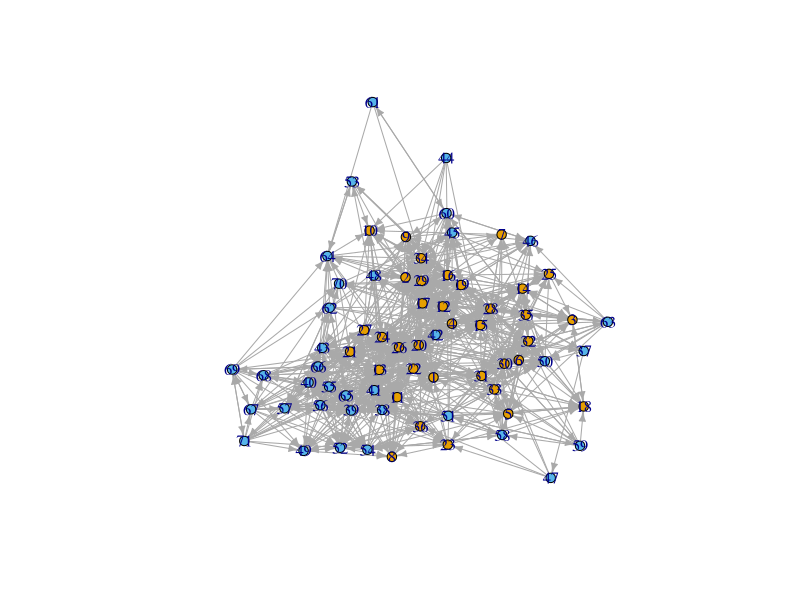
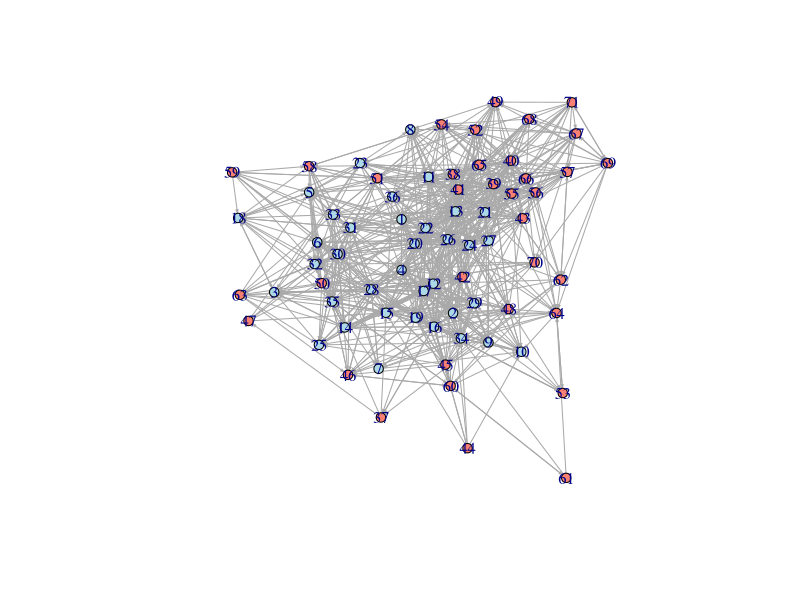
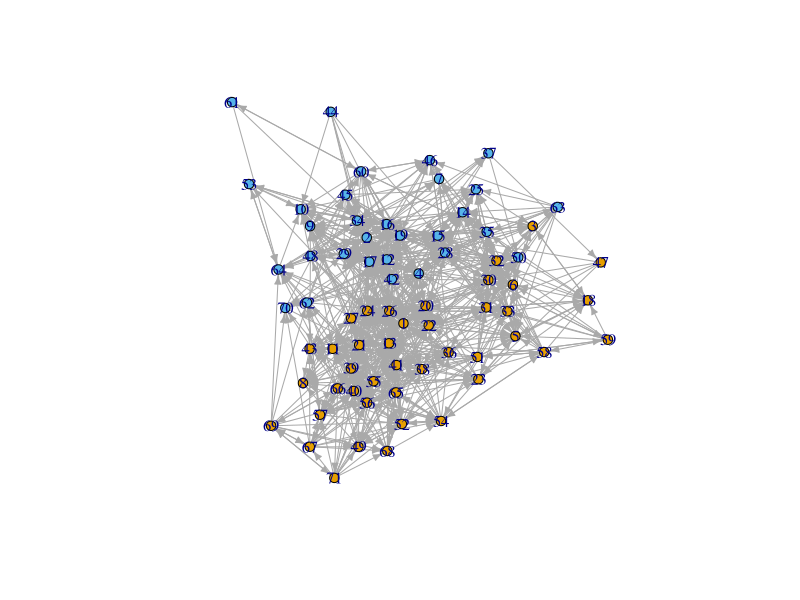
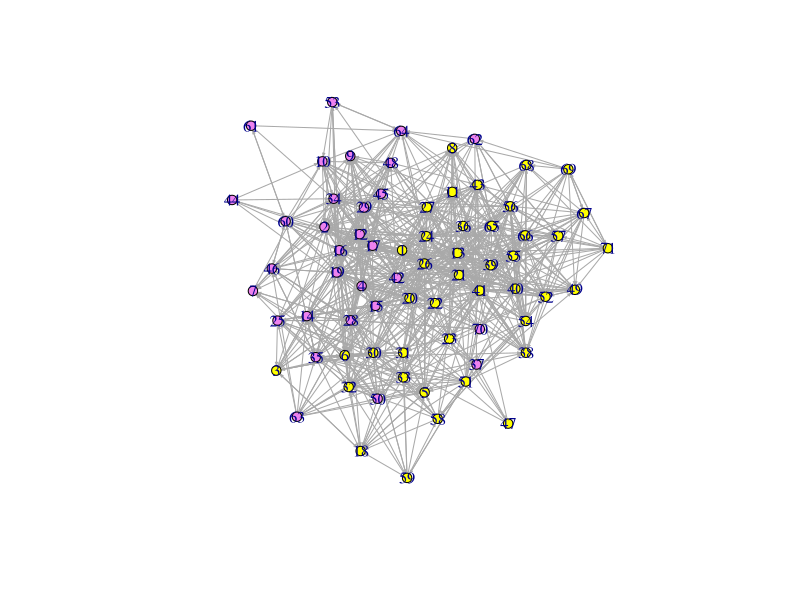
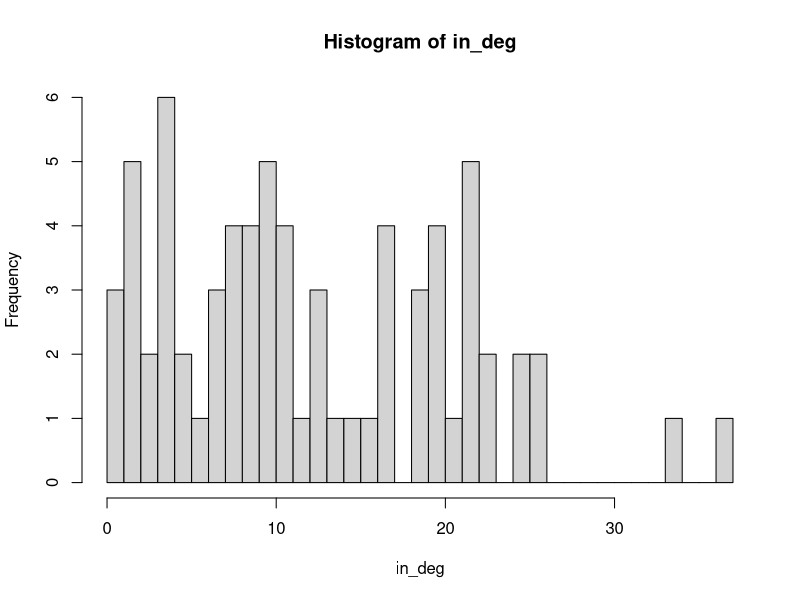
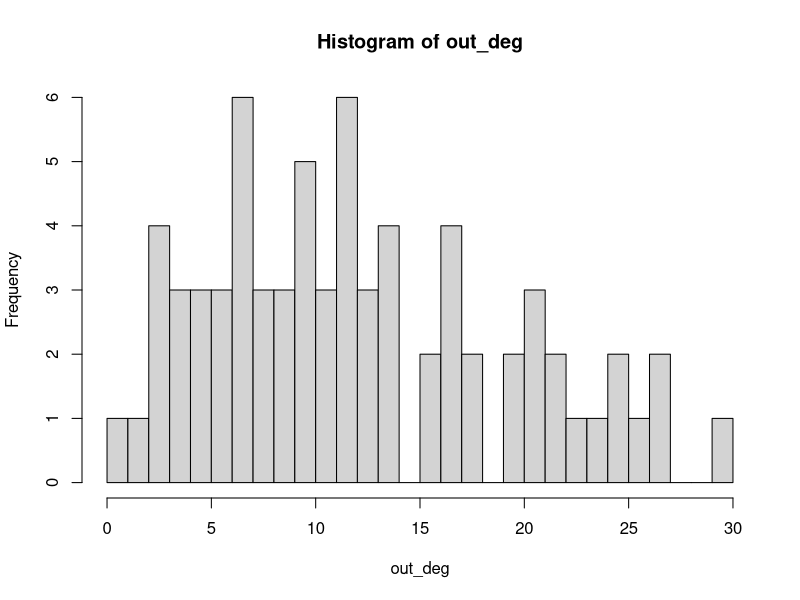
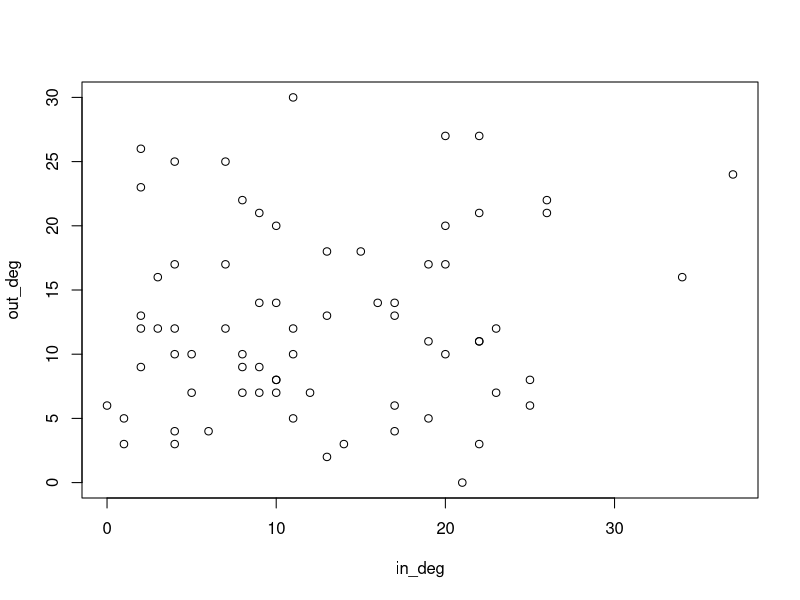
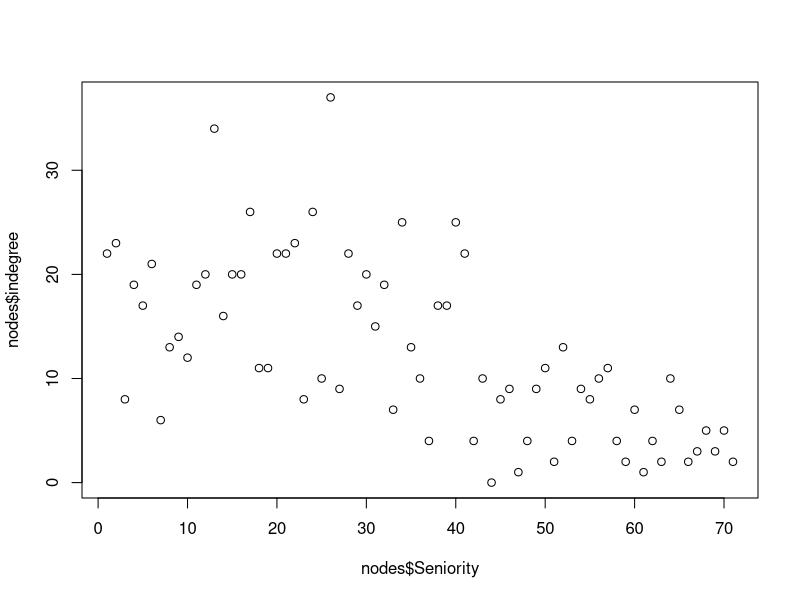

Source code (R) for these figures, in order:
library(igraph)

advice <- matrix(scan("Advice.txt"),ncol=71,nrow=71,byrow=T) 
nodes <- read.csv("Lawyers.csv", header=T) 
head(nodes)
#Creating a graph object from the adjacency matrix
graph <- graph_from_adjacency_matrix(advice, mode = "directed")

#Question 1: Lawyer groups
table(nodes$Status) #36 Partners and 35 Associates
table(nodes$Gender) # 53 Men and 18 Women
table(nodes$Practice) #41 Litigation and 30 Corporate

#Question 2: Information about the vertices may be added to a graph object as a vertex attribute. 
V(graph)$status <- nodes$Status 
V(graph)$practice <- nodes$Practice 

#Plot showing status groups
plot(graph, vertex.size=5, edge.arrow.size=0.5, 
     vertex.color=V(graph)$status) 
#Change arrow size, vertex color and layout
plot(graph, vertex.size=5, edge.arrow.size=0.18, 
     vertex.color=ifelse(V(graph)$status==1, "lightblue", "salmon"), layout=layout_nicely(graph)) 

#Plot showing practice types
plot(graph, vertex.size=5, edge.arrow.size=0.5, 
     vertex.color=V(graph)$practice) 
#Change arrow size, vertex color and layout
plot(graph, vertex.size=5, edge.arrow.size=0.18, 
vertex.color=ifelse(V(graph)$practice==1, "yellow", "violet"), layout=layout_with_lgl(graph)) 

#Question 3: Compute the in-degrees and out-degrees of the vertices.
# Make histograms of the two vectors to see the variation

in_deg <- degree(graph, mode = "in")
in_degree_hist = hist(in_deg,breaks = 50)

out_deg <- degree(graph, mode = "out")
out_degree_hist = hist(out_deg,breaks=30)


#Question 4. Create a scatterplot between these two types of degrees and 
# explain what this plot tells you. Compute the correlation between the in degree and out 
# degree and use its value to explain the pattern that you see in the scatterplot.

plot(in_deg, out_deg) 

#Question 5. Attach the two degree vectors as the last two columns.
nodes[,10] <- in_deg
nodes[,11] <- out_deg
colnames(nodes)[10:11] <-c("indegree","outdegree")
print(head(nodes))

# 5 (a) Draw scatterplots of each degree type against the seniority
plot(nodes$Seniority, nodes$indegree) 
plot(nodes$Seniority, nodes$outdegree)


